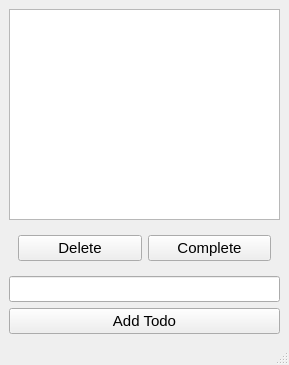
<?xml version="1.0" encoding="UTF-8"?>
<ui version="4.0">
 <class>MainWindow</class>
 <widget class="QMainWindow" name="MainWindow">
  <property name="geometry">
   <rect>
    <x>0</x>
    <y>0</y>
    <width>289</width>
    <height>365</height>
   </rect>
  </property>
  <property name="windowTitle">
   <string>MainWindow</string>
  </property>
  <widget class="QWidget" name="centralwidget">
   <layout class="QVBoxLayout" name="verticalLayout">
    <item>
     <widget class="QListView" name="todoView"/>
    </item>
    <item>
     <widget class="QWidget" name="widget" native="true">
      <layout class="QHBoxLayout" name="horizontalLayout">
       <item>
        <widget class="QPushButton" name="deleteButton">
         <property name="font">
          <font>
           <pointsize>11</pointsize>
          </font>
         </property>
         <property name="text">
          <string>Delete</string>
         </property>
        </widget>
       </item>
       <item>
        <widget class="QPushButton" name="completeButton">
         <property name="font">
          <font>
           <pointsize>11</pointsize>
          </font>
         </property>
         <property name="text">
          <string>Complete</string>
         </property>
        </widget>
       </item>
      </layout>
     </widget>
    </item>
    <item>
     <widget class="QLineEdit" name="todoEdit">
      <property name="minimumSize">
       <size>
        <width>0</width>
        <height>26</height>
       </size>
      </property>
     </widget>
    </item>
    <item>
     <widget class="QPushButton" name="addButton">
      <property name="font">
       <font>
        <pointsize>11</pointsize>
       </font>
      </property>
      <property name="text">
       <string>Add Todo</string>
      </property>
     </widget>
    </item>
   </layout>
  </widget>
  <widget class="QMenuBar" name="menubar">
   <property name="geometry">
    <rect>
     <x>0</x>
     <y>0</y>
     <width>289</width>
     <height>26</height>
    </rect>
   </property>
  </widget>
  <widget class="QStatusBar" name="statusbar"/>
 </widget>
 <resources/>
 <connections/>
</ui>
